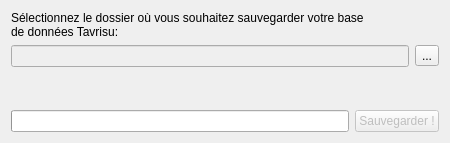
<?xml version="1.0" encoding="UTF-8"?>
<ui version="4.0">
 <class>ExportXML</class>
 <widget class="QWidget" name="ExportXML">
  <property name="geometry">
   <rect>
    <x>0</x>
    <y>0</y>
    <width>450</width>
    <height>143</height>
   </rect>
  </property>
  <property name="sizePolicy">
   <sizepolicy hsizetype="Maximum" vsizetype="Maximum">
    <horstretch>0</horstretch>
    <verstretch>0</verstretch>
   </sizepolicy>
  </property>
  <property name="minimumSize">
   <size>
    <width>450</width>
    <height>143</height>
   </size>
  </property>
  <property name="maximumSize">
   <size>
    <width>450</width>
    <height>143</height>
   </size>
  </property>
  <property name="windowTitle">
   <string>Form</string>
  </property>
  <layout class="QVBoxLayout" name="verticalLayout">
   <item>
    <widget class="QLabel" name="label">
     <property name="text">
      <string>Sélectionnez le dossier où vous souhaitez sauvegarder votre base
de données Tavrisu:</string>
     </property>
    </widget>
   </item>
   <item>
    <layout class="QHBoxLayout" name="layoutPath">
     <item>
      <widget class="QLineEdit" name="lineEditPath">
       <property name="enabled">
        <bool>false</bool>
       </property>
      </widget>
     </item>
     <item>
      <widget class="QToolButton" name="buttonPath">
       <property name="text">
        <string>...</string>
       </property>
      </widget>
     </item>
    </layout>
   </item>
   <item>
    <spacer name="spacerV">
     <property name="orientation">
      <enum>Qt::Vertical</enum>
     </property>
     <property name="sizeHint" stdset="0">
      <size>
       <width>20</width>
       <height>40</height>
      </size>
     </property>
    </spacer>
   </item>
   <item>
    <layout class="QHBoxLayout" name="layoutSave">
     <item>
      <widget class="QProgressBar" name="progressBar">
       <property name="value">
        <number>0</number>
       </property>
       <property name="textVisible">
        <bool>false</bool>
       </property>
      </widget>
     </item>
     <item>
      <widget class="QPushButton" name="buttonSave">
       <property name="enabled">
        <bool>false</bool>
       </property>
       <property name="text">
        <string>Sauvegarder !</string>
       </property>
      </widget>
     </item>
    </layout>
   </item>
  </layout>
 </widget>
 <resources/>
 <connections/>
</ui>
